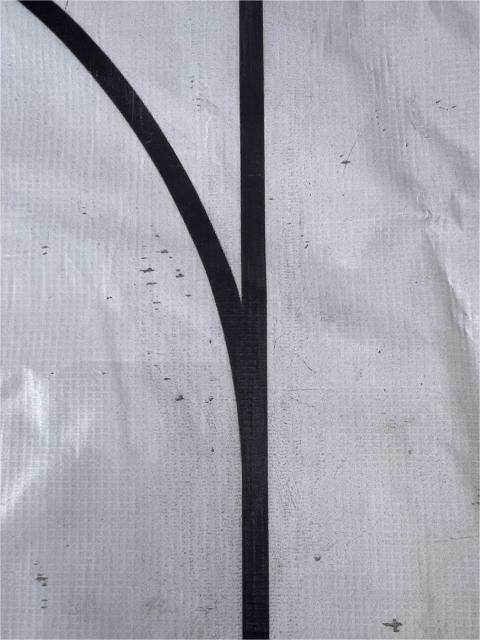
#> input picture test/test1.jpg, 480 x 640 px
$ python threshold.py
#> lines starting #> are read from the running program, lines starting #| are printed output that depends on the picture; after the words box and inside, x2 and y2 are one past the last pixel; in counts of white or black regions, pixels touching at a corner belong together
import cv2
import numpy as np


# 回调函数不做任何操作
def callback(x):
    pass


# 读取图片
img = cv2.imread('test1.jpg')
#> img is the input picture: shape (640, 480, 3); mean B, G, R 174.1, 167, 164.4

img_gray = cv2.cvtColor(img, cv2.COLOR_BGR2GRAY)

# 创建窗口
window_name = 'Binary Threshold Adjuster'
cv2.namedWindow(window_name)

# 创建滑条
cv2.createTrackbar('Threshold', window_name, 127, 255, callback)

if __name__ == '__main__':

    while True:
        # 从滑条获取当前的阈值
        current_threshold = cv2.getTrackbarPos('Threshold', window_name)

        # 二值化
        ret, img_binary = cv2.threshold(img_gray, current_threshold, 255, cv2.THRESH_BINARY_INV)
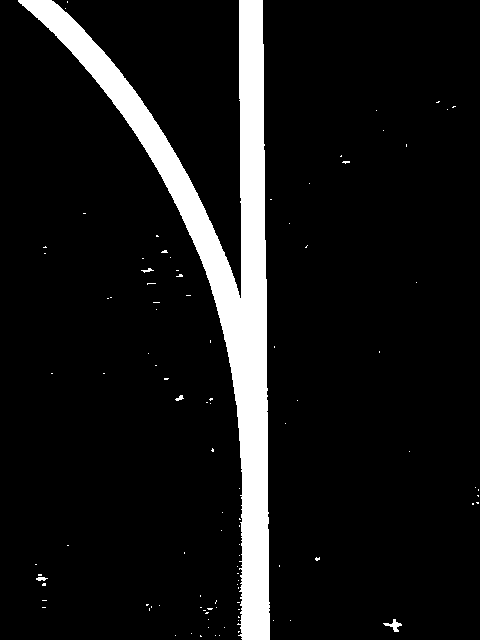
#> img_binary: shape (640, 480); 9% white; 102 white regions (97 under 20 px), largest, box (x1, y1, x2, y2) and area: (18, 0, 270, 640) 27028, (383, 619, 402, 632) 96, (36, 577, 48, 581) 34, (175, 395, 184, 401) 29, (141, 268, 154, 273) 28
#> ret = 127

        # 显示图像
        stack = np.hstack((img, cv2.cvtColor(img_gray, cv2.COLOR_GRAY2BGR),
                           cv2.cvtColor(img_binary, cv2.COLOR_GRAY2BGR)))
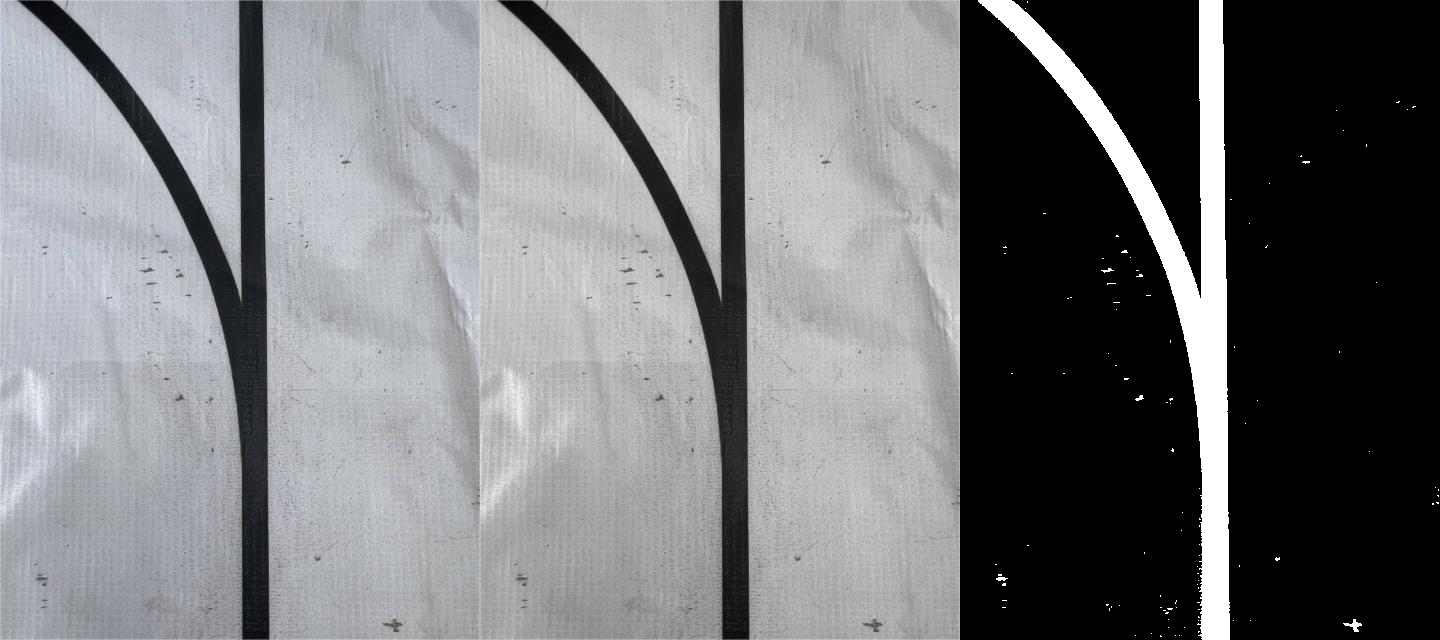
#> stack: shape (640, 1440, 3); mean B, G, R 121.3, 119, 118.1
        cv2.imshow(window_name, stack)

        # q退出
        if cv2.waitKey(1) & 0xFF == 27:
#> (key Esc is pressed here)
            break

    cv2.destroyAllWindows()
